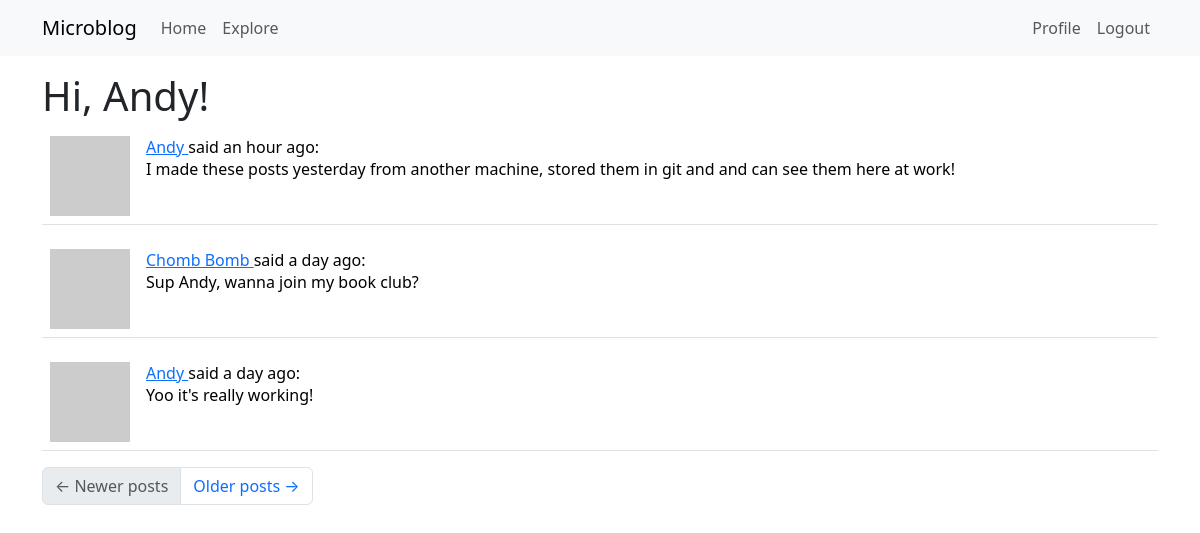
Page /explore (signed in) on the committed database.
### app/models.py (models this page shows, shortened)
class User(UserMixin, db.Model):
    id: so.Mapped[int] = so.mapped_column(primary_key=True)
    username: so.Mapped[str] = so.mapped_column(sa.String(64), index=True,
                                                unique=True)
    email: so.Mapped[str] = so.mapped_column(sa.String(120), index=True,
                                             unique=True)
    password_hash: so.Mapped[Optional[str]] = so.mapped_column(sa.String(256))
    about_me: so.Mapped[Optional[str]] = so.mapped_column(sa.String(140))
    last_seen: so.Mapped[Optional[datetime]] = so.mapped_column(
        default=lambda: datetime.now(timezone.utc))
    posts: so.WriteOnlyMapped['Post'] = so.relationship(
        back_populates='author')
    following: so.WriteOnlyMapped['User'] = so.relationship(
        secondary=followers, primaryjoin=(followers.c.follower_id == id),
        secondaryjoin=(followers.c.followed_id == id),
        back_populates='followers')
    followers: so.WriteOnlyMapped['User'] = so.relationship(
        secondary=followers, primaryjoin=(followers.c.followed_id == id),
        secondaryjoin=(followers.c.follower_id == id),
        back_populates='following')
    def avatar(self, size):
        digest = md5(self.email.lower().encode('utf-8')).hexdigest()
        return f'https://www.gravatar.com/avatar/{digest}?d=identicon&s={size}'

class Post(db.Model):
    id: so.Mapped[int] = so.mapped_column(primary_key=True)
    body: so.Mapped[str] = so.mapped_column(sa.String(140))
    timestamp: so.Mapped[datetime] = so.mapped_column(
        index=True, default=lambda: datetime.now(timezone.utc))
    user_id: so.Mapped[int] = so.mapped_column(sa.ForeignKey(User.id),
                                               index=True)
    author: so.Mapped[User] = so.relationship(back_populates='posts')

### app/routes.py (the view)
@app.route('/explore')
@login_required
def explore():
    page = request.args.get('page', 1, type=int)
    query = sa.select(Post).order_by(Post.timestamp.desc())
    posts = db.paginate(query, page=page,
                        per_page=app.config['POSTS_PER_PAGE'], error_out=False)
    next_url = url_for('explore', page=posts.next_num) \
        if posts.has_next else None
    prev_url = url_for('explore', page=posts.prev_num) \
        if posts.has_prev else None
    return render_template("index.html", title='Explore', posts=posts.items,
                           next_url=next_url, prev_url=prev_url)

### app/models.py (called while the page is built)
@login.user_loader
def load_user(id):
    return db.session.get(User, int(id))

### app/routes.py (called while the page is built)
@app.before_request
def before_request():
    if current_user.is_authenticated:
        current_user.last_seen = datetime.now(timezone.utc)
        db.session.commit()

### app/templates/index.html
{% extends "base.html" %} {% import "bootstrap_wtf.html" as wtf %} {% block
content %}
<h1>Hi, {{ current_user.username }}!</h1>
{% if form %} {{ wtf.quick_form(form) }} {% endif %} {% for post in posts %} {%
include '_post.html' %} {% endfor %}
<nav aria-label="Post navigation">
  <ul class="pagination">
    <li class="page-item{% if not prev_url %} disabled{% endif %}">
      <a class="page-link" href="{{ prev_url }}">
        <span aria-hidden="true">&larr;</span> Newer posts
      </a>
    </li>
    <li class="page-item{% if not next_url %} disabled{% endif %}">
      <a class="page-link" href="{{ next_url }}">
        Older posts <span aria-hidden="true">&rarr;</span>
      </a>
    </li>
  </ul>
</nav>
{% endblock %}

### app/templates/_post.html
<table class="table table-hover">
  <tr>
    <td width="70px">
      <a href="{{ url_for('user', username=post.author.username) }}">
        <img src="{{ post.author.avatar(70) }}" />
      </a>
    </td>
    <td>
      <a href="{{ url_for('user', username=post.author.username) }}">
        {{ post.author.username }}
      </a>
      said {{ moment(post.timestamp).fromNow() }}:
      <br />
      {{ post.body }}
    </td>
  </tr>
</table>

### rows in the picture
User: username "Andy"
Post: author.username "Andy", timestamp "an hour ago", body "I made these posts yesterday from another machine, stored them in git and and can see them here at work!"
Post: author.username "Chomb Bomb", timestamp "a day ago", body "Sup Andy, wanna join my book club?"
Post: author.username "Andy", timestamp "a day ago", body "Yoo it's really working!"
